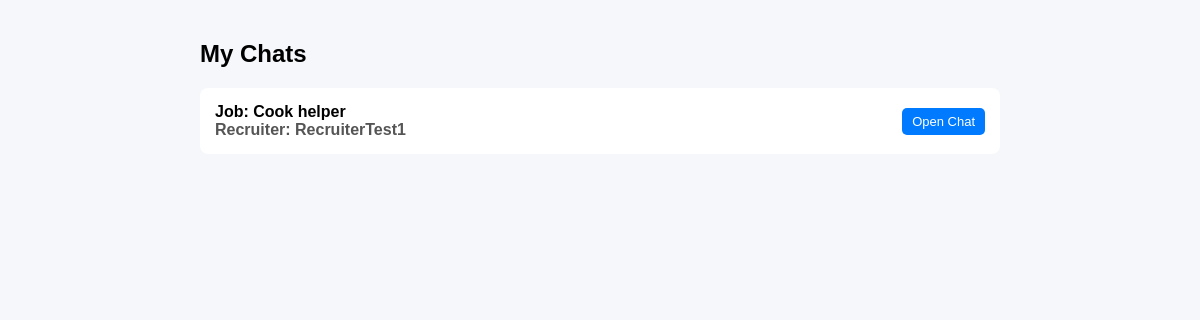
The page /chat/my-chats/ (signed in) on the database as committed earlier.
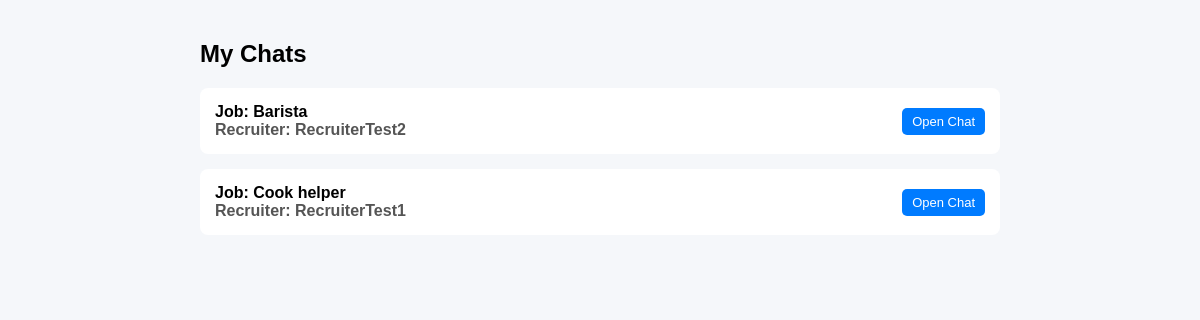
The same page on the database as committed later.
### chat/models.py (models this page shows, shortened)
class ChatRoom(models.Model):
    recruiter = models.ForeignKey(User, on_delete=models.CASCADE, related_name='recruiter_chats')
    applicant = models.ForeignKey(User, on_delete=models.CASCADE, related_name='applicant_chats')
    job = models.ForeignKey(Job, on_delete=models.CASCADE)
    created_at = models.DateTimeField(auto_now_add=True)

### Job_Post/models.py (models this page shows, shortened)
class Job(models.Model):
    JOB_TYPE_CHOICES = [
        ('Part Time', 'Part Time'),
        ('Full Time', 'Full Time'),
        ('Flexible', 'Flexible'),
    ]
    recruiter = models.ForeignKey(
        User,
        on_delete=models.CASCADE,
        related_name='jobs'
    )
    title = models.CharField(max_length=200)
    tags = models.CharField(max_length=200)
    location = models.CharField(max_length=255, default="Unknown")
    job_type = models.CharField(
        max_length=50,
        choices=JOB_TYPE_CHOICES,
        default='Full Time'
    )
    min_salary = models.IntegerField(null=True, blank=True)
    max_salary = models.IntegerField(null=True, blank=True)
    negotiable = models.BooleanField(default=False)
    description = models.TextField()
    responsibilities = models.TextField()
    image = models.ImageField(
        upload_to='job_images/',
        null=True,
        blank=True
    )
    is_active = models.BooleanField(default=False)
    created_at = models.DateTimeField(auto_now_add=True)
    deadline = models.DateTimeField(null=True, blank=True)

### chat/views.py (the view)
# urls.py: path('my-chats/', views.my_chats, name='my_chats'),  # applicant inbox
@login_required
def my_chats(request):
    if request.user.profile.role != "APPLICANT":
        return redirect('home')
    chatrooms = ChatRoom.objects.filter(applicant=request.user).order_by('-created_at')
    return render(request, 'chat/my_chats.html', {
        'chatrooms': chatrooms,
        'unread_count': get_unread_count(request.user)
    })

### accounts/context_processors.py (called while the page is built)
def notification_count(request):
    if request.user.is_authenticated:
        count = Notification.objects.filter(
            user=request.user,
            is_read=False
        ).count()
        return {'notification_count': count}
    return {}

### chat/context_processors.py (called while the page is built)
def unread_messages(request):
    if request.user.is_authenticated:
        unread_count = Message.objects.filter(
            chatroom__in=ChatRoom.objects.filter(
                Q(recruiter=request.user) | Q(applicant=request.user)
            ),
            is_read=False
        ).exclude(sender=request.user).count()
        return {'unread_count': unread_count}
    return {'unread_count': 0}

### chat/views.py (called while the page is built)
def get_unread_count(user):
    return Message.objects.filter(
        chatroom__in=ChatRoom.objects.filter(
            Q(recruiter=user) | Q(applicant=user)
        ),
        is_read=False
    ).exclude(sender=user).count()

### templates/chat/my_chats.html (shortened to what this page needs)
<!DOCTYPE html>
<html>
<head>
</head>
<body>
<div class="container">
    <h2>My Chats</h2>
    {% for room in chatrooms %}
        <div class="card">
            <div class="left">
                <strong>Job: {{ room.job.title }}</strong>
                <span class="status">Recruiter: {{ room.recruiter.username }}</span>
            </div>
            <div>
                <a href="{% url 'chat_room' room.id %}" class="btn">Open Chat</a>
            </div>
        </div>
    {% empty %}
        <p>No chats yet. Waiting for recruiter to start.</p>
    {% endfor %}
</div>
</body>
</html>

Rows that differ between the two databases and show on the page:
added ChatRoom: job "Barista", recruiter.username "RecruiterTest2"
